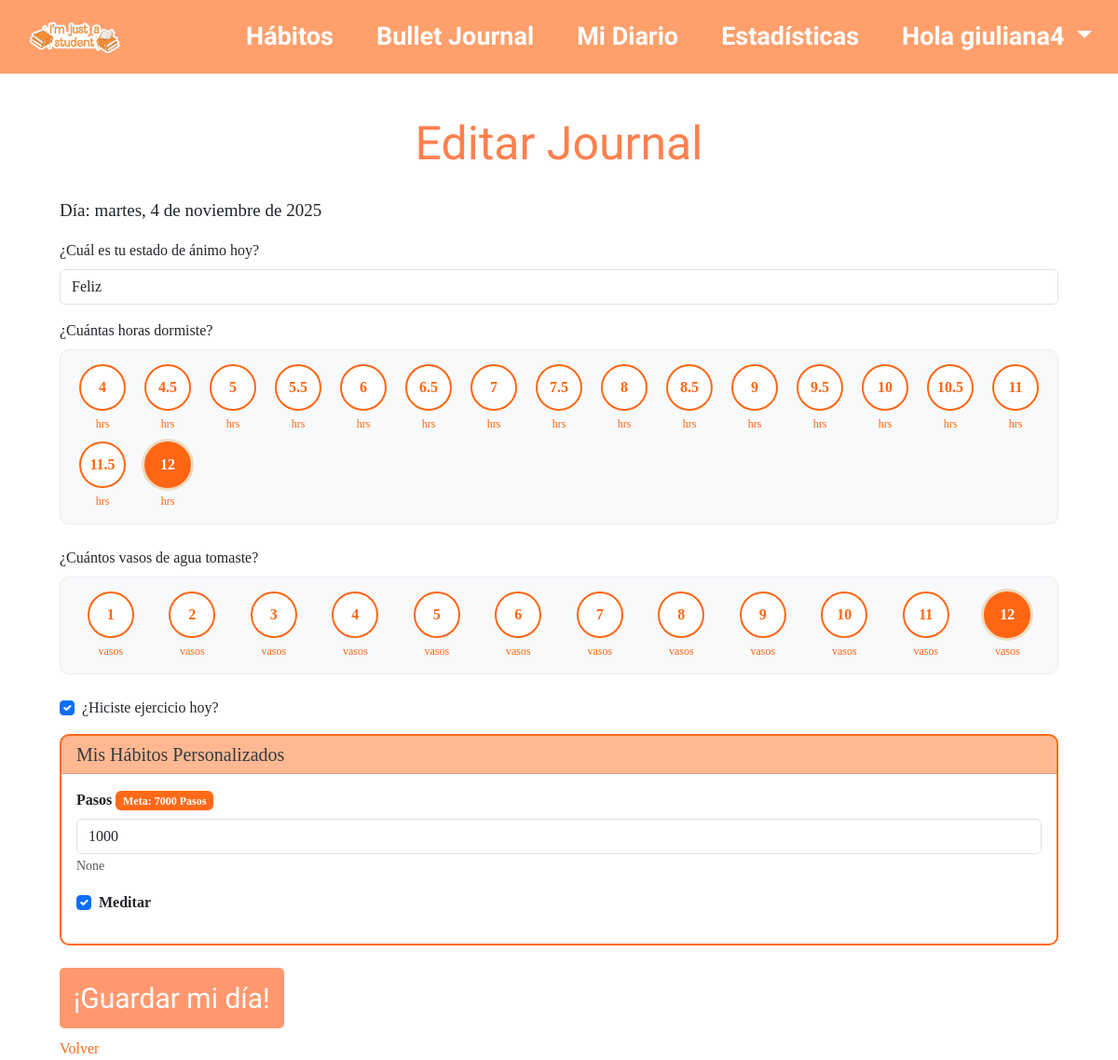
Before: /journals/39/edit/ (signed in) with the older database file.
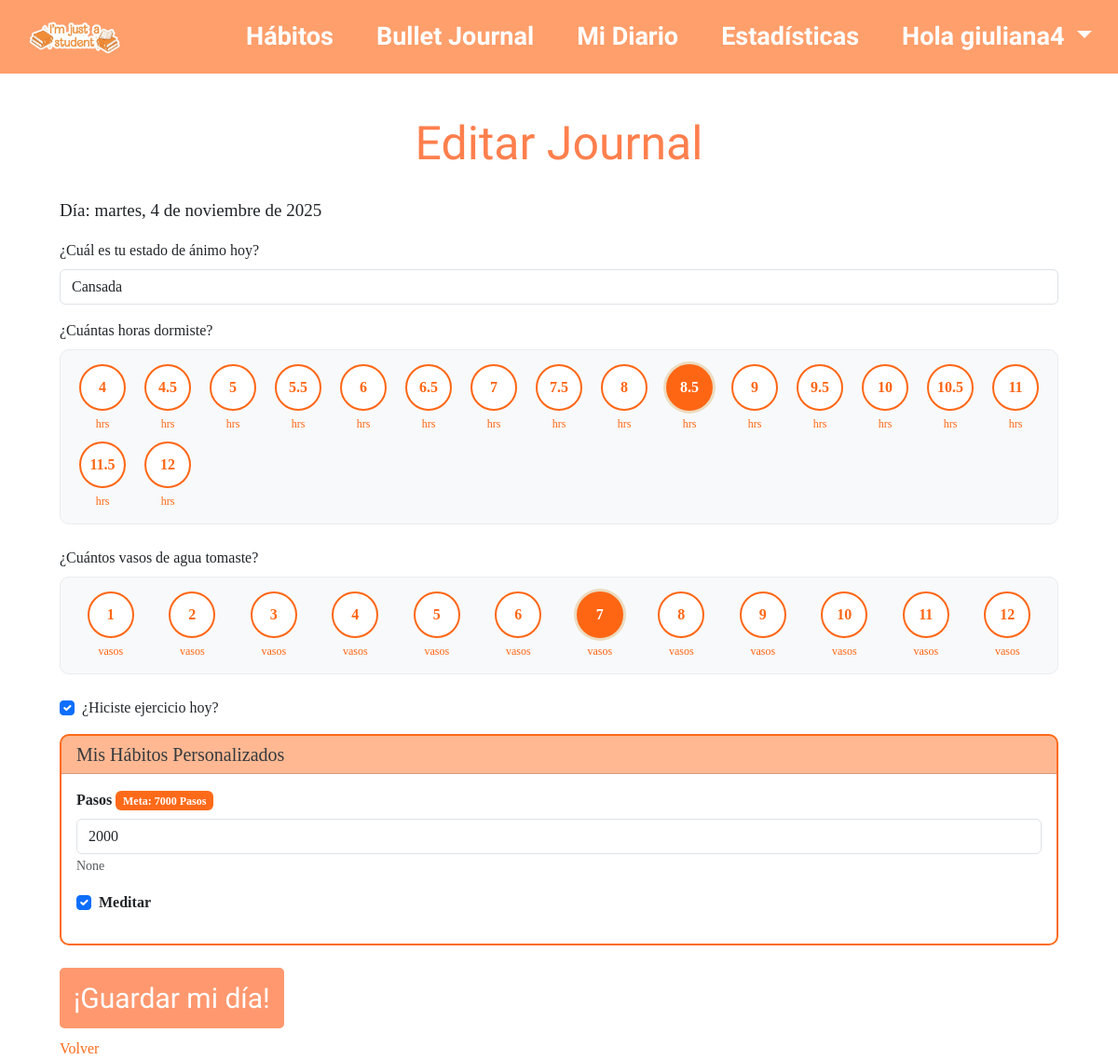
After: the same page with the newer database file.
### bullet_journal/models.py (models this page shows, shortened)
class Journal(models.Model):
    user = models.ForeignKey(User, on_delete=models.CASCADE)
    date = models.DateField()
    mood = models.CharField(max_length=50)
    sleep_hours = models.FloatField(null=True)
    water_glasses = models.IntegerField(null=True)
    exercise = models.BooleanField(default=False)
    image = models.ImageField(upload_to='journal_images/', null=True, blank=True)
    title = models.CharField(max_length=200, blank=True, null=True)
    diary_entry = models.TextField(blank=True, null=True)
    diary_image = models.ImageField(upload_to='diary_images/', null=True, blank=True)
    custom_habits_data = models.JSONField(default=dict, blank=True)
    class Meta:
        unique_together = ('user', 'date')

class CustomHabit(models.Model):
    TYPE_CHOICES = [
        ('boolean', 'Sí/No'),
        ('integer', 'Número'),
    ]
    user = models.ForeignKey(User, on_delete=models.CASCADE, related_name='custom_habits')
    name = models.CharField(max_length=100)
    description = models.TextField(blank=True, null=True)
    type = models.CharField(max_length=10, choices=TYPE_CHOICES)
    created_at = models.DateTimeField(auto_now_add=True)
    is_active = models.BooleanField(default=True)
    goal_value = models.IntegerField(null=True, blank=True)  # Valor objetivo (si aplica)
    unit = models.CharField(max_length=20, blank=True, null=True)  #
    class Meta:
        unique_together = ('user', 'name')
        ordering = ['-created_at']

### bullet_journal/views/journal_views.py (the view, shortened to what this page needs)
# urls.py: path('journals/<int:pk>/edit/', journal_edit, name='journal_edit'),
@login_required
def journal_edit(request, pk):
    journal = get_object_or_404(Journal, pk=pk, user=request.user)
    user_habits = CustomHabit.objects.filter(user=request.user, is_active=True)
    print(f"🔍 DEBUG: GET - Journal custom_habits_data: {journal.custom_habits_data}")  # NUEVO DEBUG
    for habit in user_habits:
        field_name = f'habit_{habit.id}'
        if journal.custom_habits_data and field_name in journal.custom_habits_data:
            habit.current_value = journal.custom_habits_data[field_name]
            print(f"🔍 DEBUG: {habit.name} valor actual: {habit.current_value}")  # NUEVO DEBUG
        else:
            habit.current_value = None
            print(f"🔍 DEBUG: {habit.name} sin valor previo")  # NUEVO DEBUG
    sleep_hours_options = [4, 4.5, 5, 5.5, 6, 6.5, 7, 7.5, 8, 8.5, 9, 9.5, 10, 10.5, 11, 11.5, 12]
    water_glasses_options = list(range(1, 13))  # [1, 2, 3, ..., 12]
    return render(request, 'bullet_journal/journal/edit_journal.html', {
        'journal': journal,
        'custom_habits': user_habits,
        'sleep_hours_options': sleep_hours_options,  # ← AGREGAR
        'water_glasses_options': water_glasses_options,  # ← AGREGAR
    })

### bullet_journal/templates/bullet_journal/journal/edit_journal.html (shortened to what the changed rows need)
{% extends "header.html" %}
{% block contenido %}
<div class="container mt-5">
    <div class="journal-form">
        <h1>Editar Journal</h1>
        <form method="post" enctype="multipart/form-data">
                {% load i18n %}
                {% language 'es' %}
                <p style="font-size: 19px">Día: {{ journal.date|date:"l, j \\d\\e F \\d\\e Y" }}</p>
                {% endlanguage %}
            <div class="mb-3">
                <label for="mood" class="form-label">¿Cuál es tu estado de ánimo hoy?</label>
                <input type="text" class="form-control" id="mood" name="mood" maxlength="50"
                    value="{{ journal.mood }}">
            </div>
            <div class="mb-4">
                <label class="form-label">¿Cuántas horas dormiste?</label>
                <div class="sleep-selector">
                    <div class="hours-grid">
                        {% for hour in sleep_hours_options %}
                        <div class="hour-option" data-value="{{ hour }}">
                            <div class="hour-circle">
                                <span>{{ hour }}</span>
                            </div>
                            <small>hrs</small>
                        </div>
                        {% endfor %}
                    </div>
                </div>
            </div>
            <div class="mb-4">
                <label class="form-label">¿Cuántos vasos de agua tomaste?</label>
                <div class="water-selector">
                    <div class="glasses-grid">
                        {% for glass in water_glasses_options %}
                        <div class="glass-option" data-value="{{ glass }}">
                            <div class="glass-circle">
                                <span>{{ glass }}</span>
                            </div>
                            <small>vasos</small>
                        </div>
                        {% endfor %}
                    </div>
                </div>
            </div>
            <div class="mb-3 form-check">
                <input type="checkbox" class="form-check-input form-check-input-orange" id="exercise" name="exercise"
                       {% if journal.exercise %}checked{% endif %}>
                <label class="form-check-label" for="exercise">¿Hiciste ejercicio hoy?</label>
            </div>
            {% if custom_habits %}
            <div class="card mb-4 border-orange">
                <div class="card-header bg-orange-light">
                </div>
                <div class="card-body">
                    {% for habit in custom_habits %}
                    <div class="mb-3">
                        {% if habit.type == 'boolean' %}
                            <div class="form-check">
                                <input type="checkbox"
                                    class="form-check-input form-check-input-orange"
                                    id="habit_{{ habit.id }}"
                                    name="habit_{{ habit.id }}"
                                    {% if habit.current_value %}checked{% endif %}>
                                <label class="form-check-label" for="habit_{{ habit.id }}">
                                    <strong>{{ habit.name }}</strong>
                                    {% if habit.description %}
                                        <small class="text-muted d-block">{{ habit.description }}</small>
                                    {% endif %}
                                </label>
                            </div>
                        {% elif habit.type == 'integer' %}
                            <label for="habit_{{ habit.id }}" class="form-label">
                                <strong>{{ habit.name }}</strong>
                                {% if habit.goal_value %}
                                    <span class="badge badge-orange">
                                        Meta: {{ habit.goal_value }}{% if habit.unit %} {{ habit.unit }}{% endif %}
                                    </span>
                                {% endif %}
                            </label>
                            <input
                                type="number"
                                class="form-control"
                                id="habit_{{ habit.id }}"
                                name="habit_{{ habit.id }}"
                                min="0"
                                value="{{ habit.current_value|default:'' }}"
                                placeholder="{{ habit.goal_value|default:0 }} {% if habit.unit %}{{ habit.unit }}{% endif %}">
                            {% if habit.description %}
                                <small class="form-text text-muted">{{ habit.description }}</small>
                            {% endif %}
                        {% endif %}
                    </div>
                    {% endfor %}
                </div>
            </div>
            {% endif %}
            <button type="submit" class="btn btn-primary">¡Guardar mi día!</button>
        </form>
    </div>
</div>
{% endblock contenido %}

Changed rows visible on the page:
changed Journal: mood "Feliz" → "Cansada"
computed for CustomHabit "Pasos": current_value "1000" → "2000"
